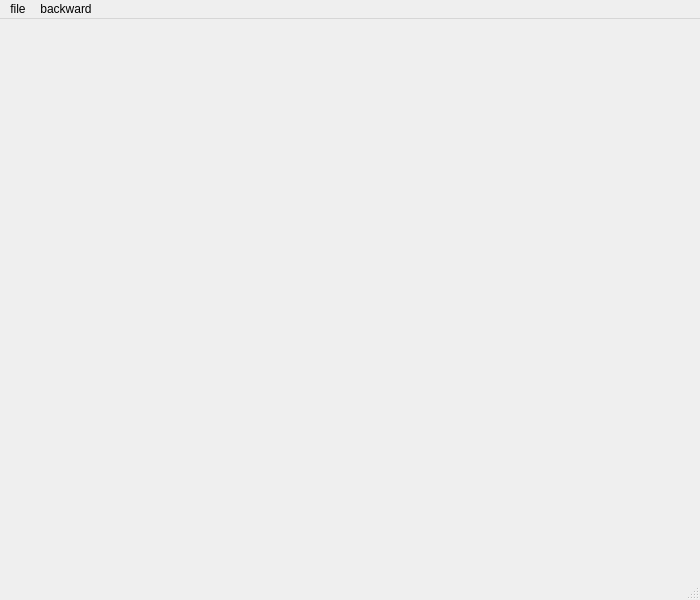
<?xml version="1.0" encoding="UTF-8"?>
<ui version="4.0">
 <class>MainWindow</class>
 <widget class="QMainWindow" name="MainWindow">
  <property name="geometry">
   <rect>
    <x>0</x>
    <y>0</y>
    <width>700</width>
    <height>600</height>
   </rect>
  </property>
  <property name="windowTitle">
   <string>MainWindow</string>
  </property>
  <widget class="QWidget" name="centralwidget">
   <layout class="QGridLayout" name="gridLayout">
    <item row="0" column="0">
     <widget class="QLabel" name="label">
      <property name="minimumSize">
       <size>
        <width>350</width>
        <height>300</height>
       </size>
      </property>
      <property name="text">
       <string/>
      </property>
      <property name="pixmap">
       <pixmap resource="figure.qrc">:/hand/Resources/hand.png</pixmap>
      </property>
      <property name="scaledContents">
       <bool>true</bool>
      </property>
     </widget>
    </item>
   </layout>
  </widget>
  <widget class="QMenuBar" name="menubar">
   <property name="geometry">
    <rect>
     <x>0</x>
     <y>0</y>
     <width>700</width>
     <height>22</height>
    </rect>
   </property>
   <widget class="QMenu" name="menufile">
    <property name="title">
     <string>file</string>
    </property>
    <addaction name="pos_export"/>
   </widget>
   <widget class="QMenu" name="backword">
    <property name="title">
     <string>backward</string>
    </property>
   </widget>
   <addaction name="menufile"/>
   <addaction name="backword"/>
  </widget>
  <widget class="QStatusBar" name="statusbar"/>
  <action name="pos_export">
   <property name="text">
    <string>export pos</string>
   </property>
   <property name="menuRole">
    <enum>QAction::TextHeuristicRole</enum>
   </property>
  </action>
 </widget>
 <resources>
  <include location="figure.qrc"/>
 </resources>
 <connections/>
</ui>
